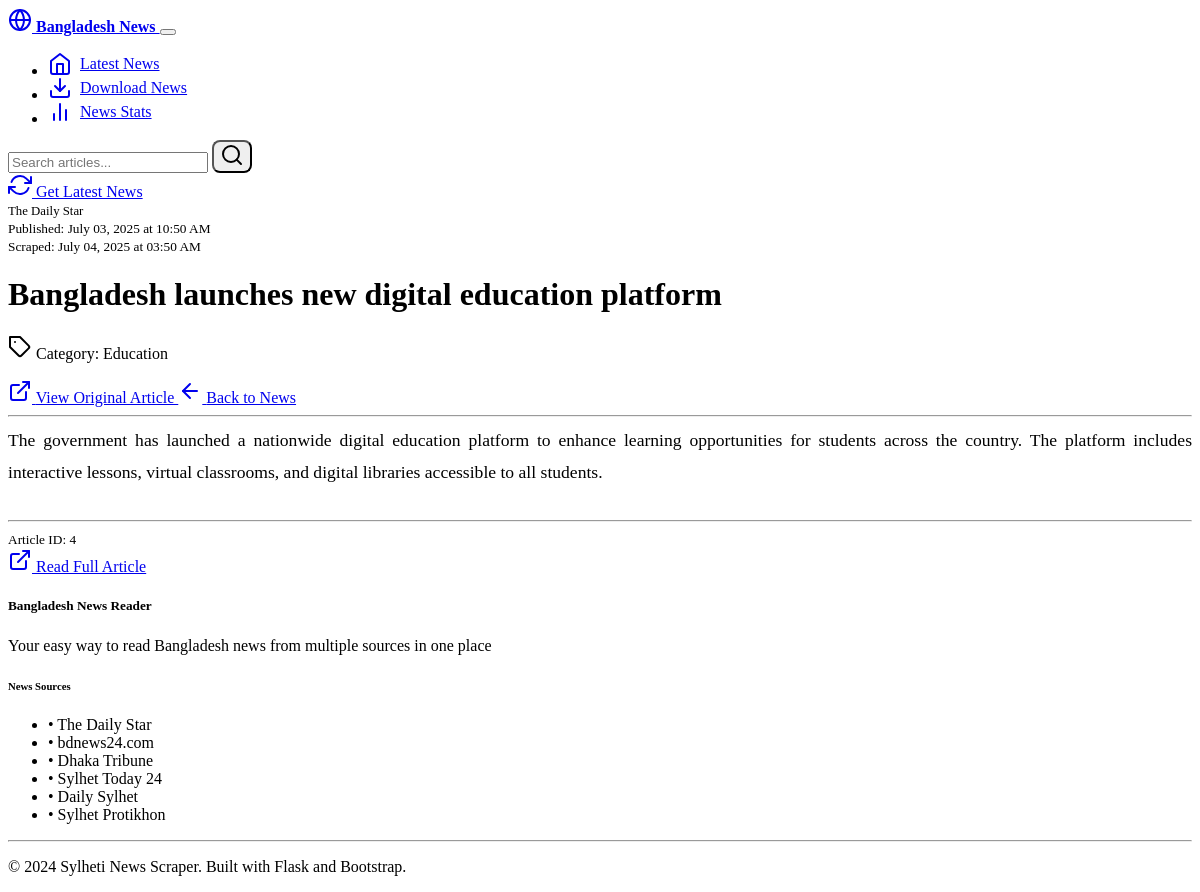
Screenshot of /article/4 with the database file from the repository.
### models.py (models this page shows, shortened)
class Article(db.Model):
    id = db.Column(Integer, primary_key=True)
    title = db.Column(String(500), nullable=False)
    content = db.Column(Text, nullable=True)
    summary = db.Column(Text, nullable=True)
    url = db.Column(String(1000), nullable=False, unique=True)
    source = db.Column(String(100), nullable=False)
    published_date = db.Column(DateTime, nullable=True)
    scraped_date = db.Column(DateTime, default=datetime.utcnow)
    author = db.Column(String(200), nullable=True)
    category = db.Column(String(100), nullable=True)
    image_url = db.Column(String(1000), nullable=True)
    is_active = db.Column(Boolean, default=True)

### routes.py (the view)
@app.route('/article/<int:article_id>')
def article_detail(article_id):
    article = Article.query.get_or_404(article_id)
    return render_template('article.html', article=article)

### templates/article.html (shortened to what this page needs)
{% extends "base.html" %}
{% block content %}
<div class="row">
    <div class="col-lg-8 mx-auto">
        <div class="card">
            <div class="card-body">
                <div class="mb-4">
                    <div class="d-flex justify-content-between align-items-center mb-3">
                        <span class="badge bg-primary">{{ article.source }}</span>
                        <div class="text-muted">
                            <small>
                                {% if article.published_date %}
                                    Published: {{ article.published_date.strftime('%B %d, %Y at %I:%M %p') }}
                                {% endif %}
                                {% if article.scraped_date %}
                                    <br>Scraped: {{ article.scraped_date.strftime('%B %d, %Y at %I:%M %p') }}
                                {% endif %}
                            </small>
                        </div>
                    </div>
                    <h1 class="mb-3">{{ article.title }}</h1>
                    {% if article.category %}
                        <p class="text-muted mb-3">
                            <i data-feather="tag"></i>
                            Category: {{ article.category }}
                        </p>
                    {% endif %}
                    <div class="mb-3">
                        <a href="{{ article.url }}" target="_blank" class="btn btn-outline-primary">
                            <i data-feather="external-link"></i>
                            View Original Article
                        </a>
                        <a href="{{ url_for('index') }}" class="btn btn-outline-secondary">
                            <i data-feather="arrow-left"></i>
                            Back to News
                        </a>
                    </div>
                </div>
                <hr>
                <div class="article-content">
                    {% if article.content %}
                        <div class="content-text">
                            {{ article.content | replace('\n', '<br>') | safe }}
                        </div>
                    {% else %}
                        <div class="text-center text-muted py-4">
                            <i data-feather="file-text" class="mb-2" style="width: 48px; height: 48px;"></i>
                            <p>Article content not available. Please visit the original article.</p>
                        </div>
                    {% endif %}
                </div>
                <hr>
                <div class="d-flex justify-content-between align-items-center">
                    <div>
                        <small class="text-muted">
                            Article ID: {{ article.id }}
                        </small>
                    </div>
                    <div>
                        <a href="{{ article.url }}" target="_blank" class="btn btn-sm btn-primary">
                            <i data-feather="external-link"></i>
                            Read Full Article
                        </a>
                    </div>
                </div>
            </div>
        </div>
    </div>
</div>
{% endblock %}

### static/css/custom.css (style rules this page uses)
.article-content { line-height: 1.8; font-size: 1.1rem; }
.content-text { text-align: justify; margin-bottom: 2rem; }
.card { transition: transform 0.2s ease-in-out, box-shadow 0.2s ease-in-out; }
.badge { font-size: 0.8rem; }
.btn { border-radius: 0.5rem; }
html { scroll-behavior: smooth; }

### rows the page displays
Article: source "The Daily Star", published_date "July 03, 2025 at 10:50 AM", scraped_date "July 04, 2025 at 03:50 AM", title "Bangladesh launches new digital education platform", category "Education", content "The government has launched a nationwide digital education platform to enhance learning opportunities for students across the country. The platform includes interactive lessons, virtual classrooms, and digital libraries accessible to all students.", id "4"
